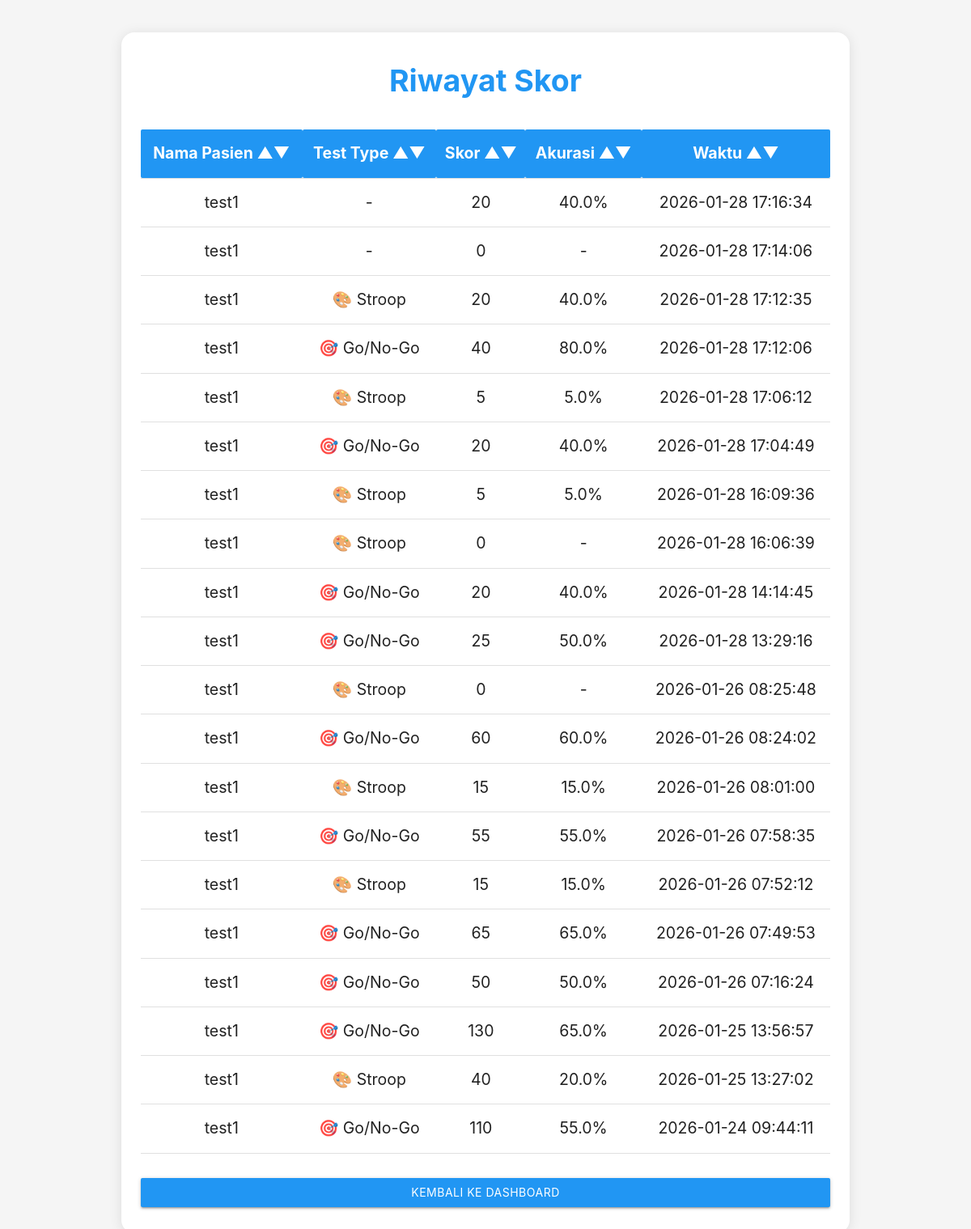
The app's page /scores (signed in), older data.
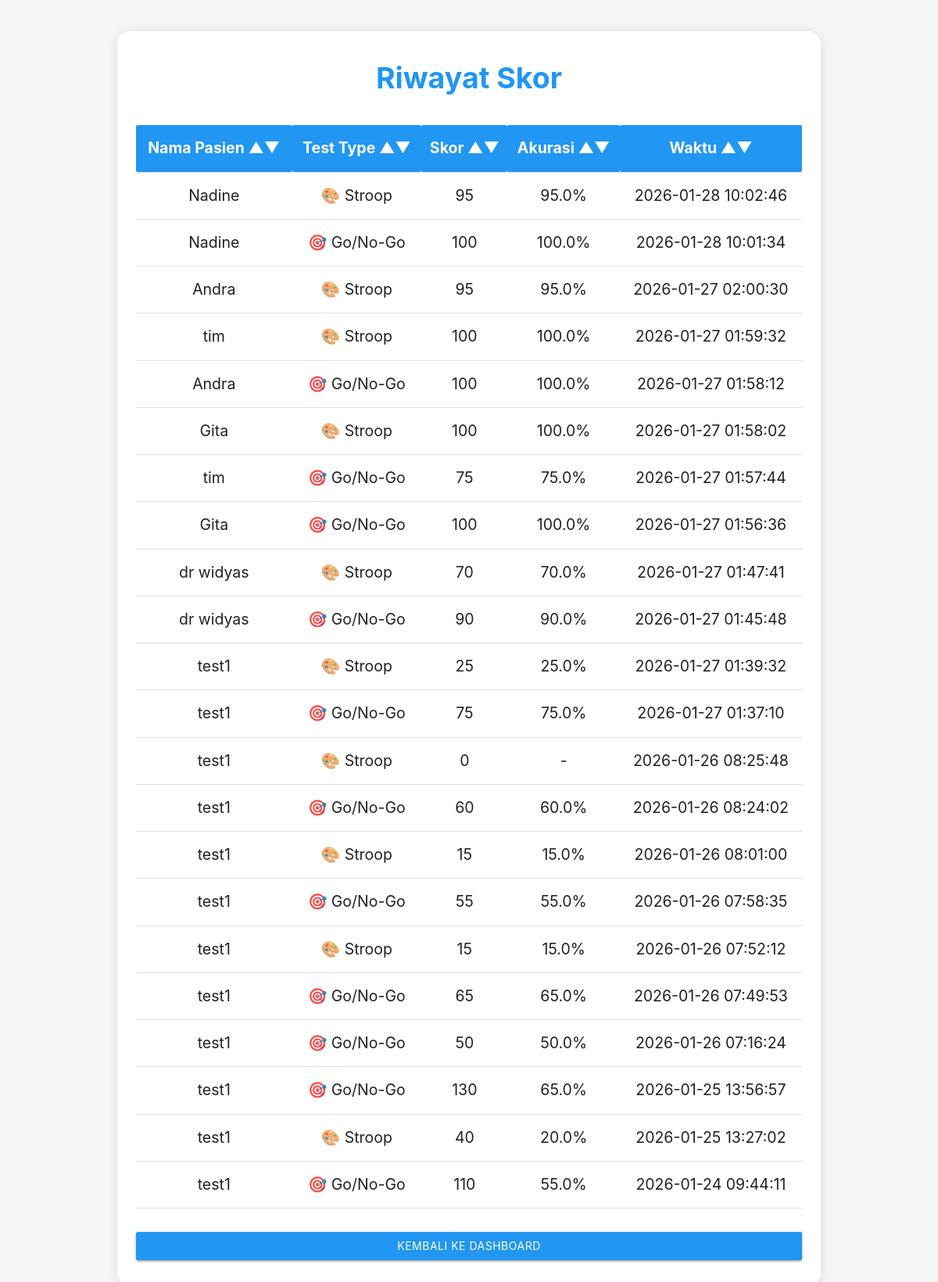
The same page, newer data.
### app.py (models this page shows)
class Score(db.Model):
    id = db.Column(db.Integer, primary_key=True)
    score = db.Column(db.Integer, nullable=False)
    test_type = db.Column(db.String(50), default="emoji")  # 'emoji', 'go_no_go', 'stroop'
    reaction_time = db.Column(db.Float, nullable=True)  # in milliseconds
    accuracy = db.Column(db.Float, nullable=True)  # percentage
    timestamp = db.Column(db.DateTime, default=db.func.current_timestamp())
    patient_id = db.Column(db.Integer, db.ForeignKey('patient.id'), nullable=False)

class Patient(db.Model):
    id = db.Column(db.Integer, primary_key=True)
    name = db.Column(db.String(100), nullable=False)
    age = db.Column(db.Integer, nullable=True)
    notes = db.Column(db.Text, nullable=True)
    user_id = db.Column(db.Integer, db.ForeignKey('user.id'), nullable=False)
    scores = db.relationship('Score', backref='patient', lazy=True)

### app.py (the view)
@app.route("/scores")
def scores():
    if "user_id" not in session:
        return redirect(url_for("login"))
    patients = Patient.query.filter_by(user_id=session["user_id"]).all()
    patient_ids = [p.id for p in patients]
    user_scores = Score.query.filter(Score.patient_id.in_(patient_ids)).order_by(Score.timestamp.desc()).limit(100).all()
    return render_template("scores.html", scores=user_scores)

### templates/scores.html (shortened to what this page needs)
<!DOCTYPE html>
<html lang="id">
<head>
    <link rel="stylesheet" href="https://cdnjs.cloudflare.com/ajax/libs/materialize/1.0.0/css/materialize.min.css">
</head>
<body>
    <div class="score-card">
        <div class="score-title">Riwayat Skor</div>
        <table id="scoreTable" class="score-table highlight centered">
            <thead>
                <tr>
                    <th onclick="sortTable(0)">Nama Pasien &#x25B2;&#x25BC;</th>
                    <th onclick="sortTable(1)">Test Type &#x25B2;&#x25BC;</th>
                    <th onclick="sortTable(2)">Skor &#x25B2;&#x25BC;</th>
                    <th onclick="sortTable(3)">Akurasi &#x25B2;&#x25BC;</th>
                    <th onclick="sortTable(4)">Waktu &#x25B2;&#x25BC;</th>
                </tr>
            </thead>
            <tbody>
                {% for score in scores %}
                <tr>
                    <td>{% if patient %}{{ patient.name }}{% elif score.patient %}{{ score.patient.name }}{% else %}-{% endif %}</td>
                    <td>
                        {% if score.test_type == 'go_no_go' %}
                            🎯 Go/No-Go
                        {% elif score.test_type == 'stroop' %}
                            🎨 Stroop
                        {% else %}
                            -
                        {% endif %}
                    </td>
                    <td>{{ score.score }}</td>
                    <td>{% if score.accuracy %}{{ "%.1f"|format(score.accuracy) }}%{% else %}-{% endif %}</td>
                    <td>{{ score.timestamp.strftime('%Y-%m-%d %H:%M:%S') if score.timestamp else '-' }}</td>
                </tr>
                {% endfor %}
            </tbody>
        </table>
        <a href="{{ url_for('dashboard') }}" class="btn blue back-btn">Kembali ke Dashboard</a>
    </div>
</body>
</html>

Row changes from the older to the newer data that the page shows:
removed Score: patient.name "test1", score "20", accuracy "40.0", timestamp "2026-01-28 17:16:34"
removed Score: patient.name "test1", score "0", timestamp "2026-01-28 17:14:06"
removed Score: patient.name "test1", test_type "🎨 Stroop", score "20", accuracy "40.0", timestamp "2026-01-28 17:12:35"
removed Score: patient.name "test1", test_type "🎯 Go/No-Go", score "40", accuracy "80.0", timestamp "2026-01-28 17:12:06"
removed Score: patient.name "test1", test_type "🎨 Stroop", score "5", accuracy "5.0", timestamp "2026-01-28 17:06:12"
removed Score: patient.name "test1", test_type "🎨 Stroop", score "0", timestamp "2026-01-28 16:06:39"
added Score: patient.name "Nadine", test_type "🎨 Stroop", score "95", accuracy "95.0", timestamp "2026-01-28 10:02:46"
added Score: patient.name "Nadine", test_type "🎯 Go/No-Go", score "100", accuracy "100.0", timestamp "2026-01-28 10:01:34"
added Score: patient.name "Andra", test_type "🎨 Stroop", score "95", accuracy "95.0", timestamp "2026-01-27 02:00:30"
added Score: patient.name "tim", test_type "🎨 Stroop", score "100", accuracy "100.0", timestamp "2026-01-27 01:59:32"
added Score: patient.name "Andra", test_type "🎯 Go/No-Go", score "100", accuracy "100.0", timestamp "2026-01-27 01:58:12"
added Score: patient.name "Gita", test_type "🎨 Stroop", score "100", accuracy "100.0", timestamp "2026-01-27 01:58:02"
added Score: patient.name "tim", test_type "🎯 Go/No-Go", score "75", accuracy "75.0", timestamp "2026-01-27 01:57:44"
changed Score (number 8 of 22 on the later page): patient.name "test1" → "Gita"; score "20" → "100"; accuracy "40.0" → "100.0"; timestamp "2026-01-28 17:04:49" → "2026-01-27 01:56:36"
changed Score (number 9 of 22 on the later page): patient.name "test1" → "dr widyas"; score "5" → "70"; accuracy "5.0" → "70.0"; timestamp "2026-01-28 16:09:36" → "2026-01-27 01:47:41"
added Score: patient.name "dr widyas", test_type "🎯 Go/No-Go", score "90", accuracy "90.0", timestamp "2026-01-27 01:45:48"
changed Score (number 11 of 22 on the later page): score "20" → "25"; accuracy "40.0" → "25.0"; timestamp "2026-01-28 14:14:45" → "2026-01-27 01:39:32"; test_type "🎯 Go/No-Go" → "🎨 Stroop"
changed Score (number 12 of 22 on the later page): score "25" → "75"; accuracy "50.0" → "75.0"; timestamp "2026-01-28 13:29:16" → "2026-01-27 01:37:10"
